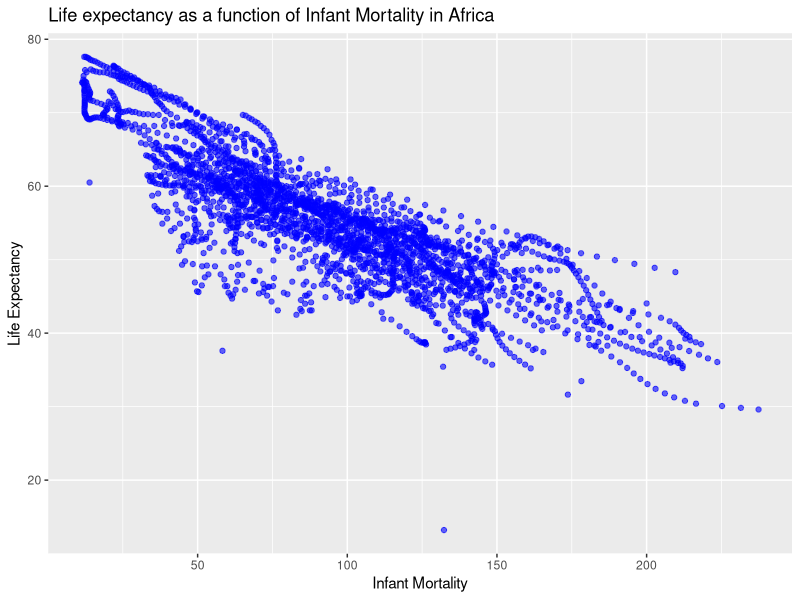
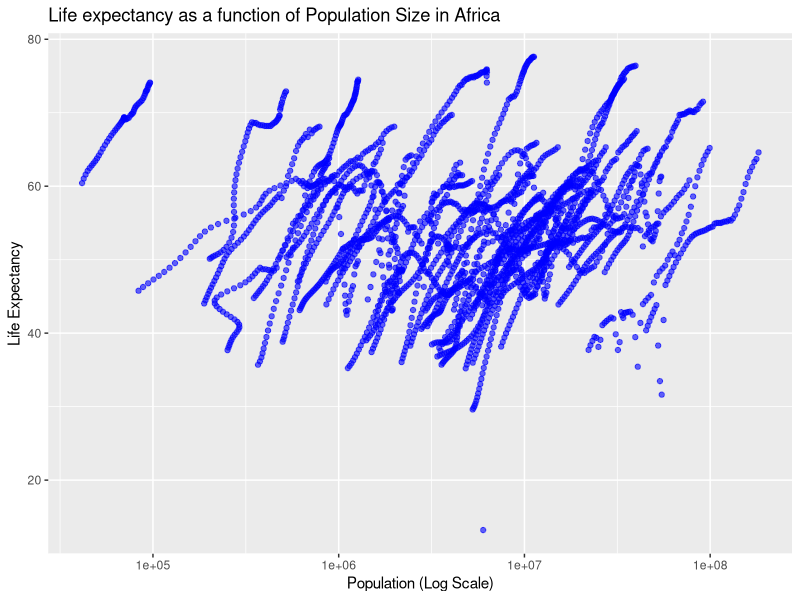
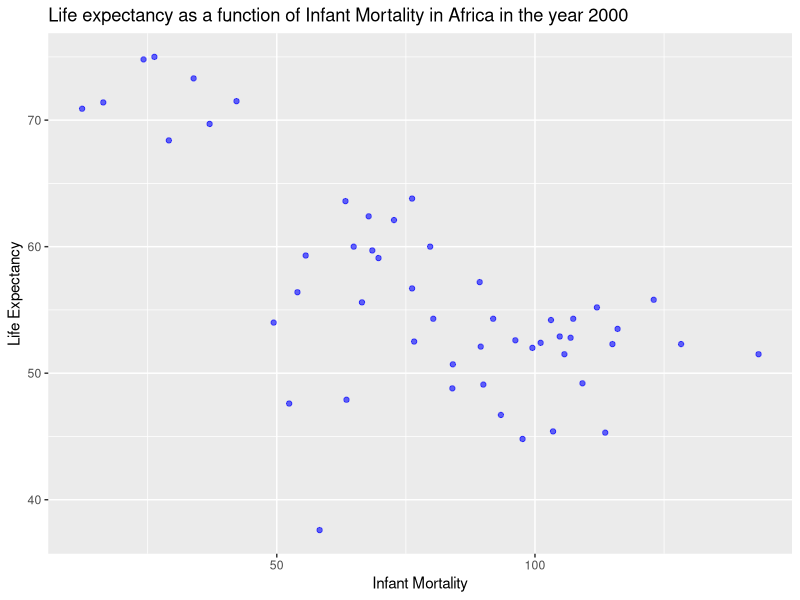
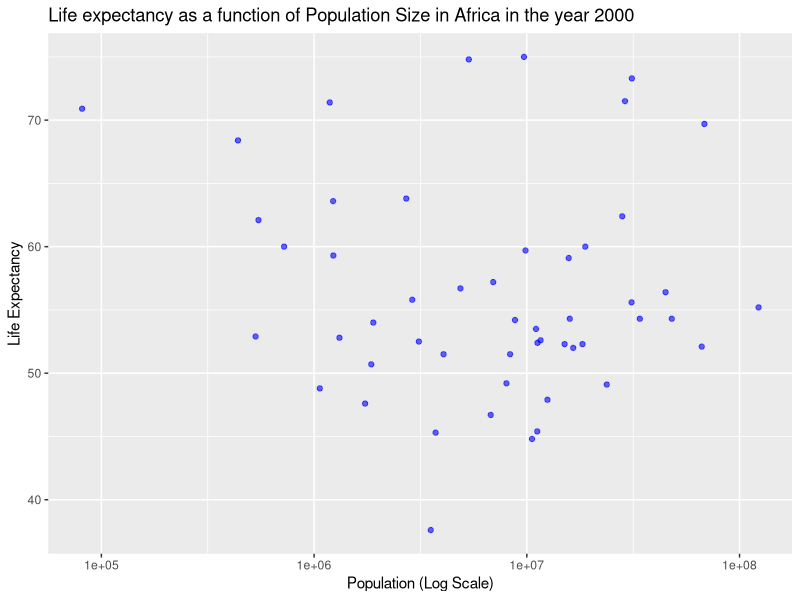
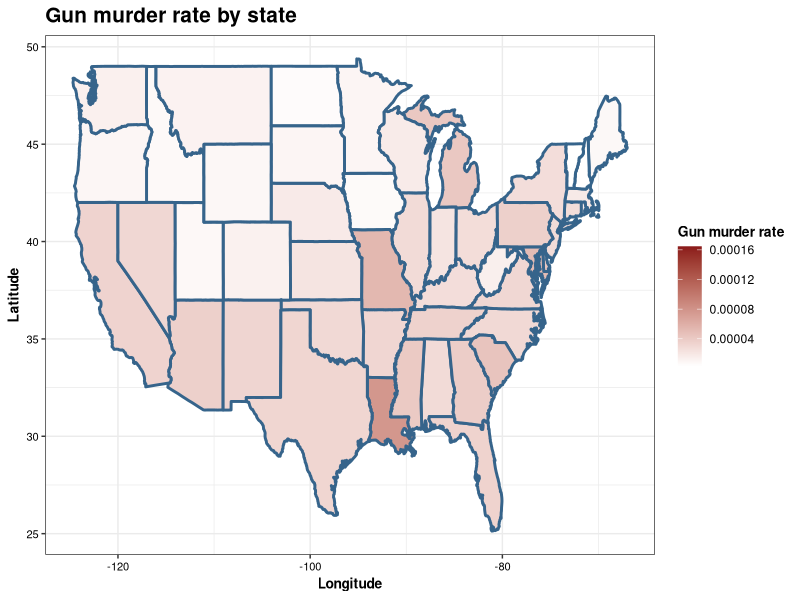
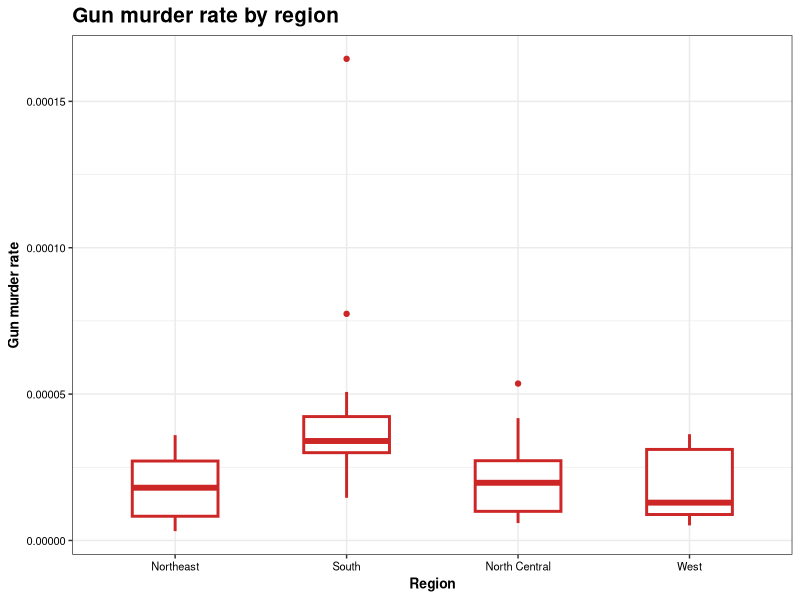

The R source for these figures, in order:
## ---- chunk 1
# Loading and Checking Data

# loading dslabs package
library(dslabs)

# look at help file for gapminder data
help(gapminder)

# get an overview of data structure
str(gapminder)

# get a summary of the data
summary(gapminder)

# determine the type of object gapminder is
class(gapminder)
## ---- chunk 2
# Processing Data

# load tidyverse package
library(tidyverse)

# create new object/variable called africadata
africadata <- gapminder %>%
  filter(continent == "Africa")

# create a new object on only infant_mortality
infant_health <- africadata %>%
  select(infant_mortality, life_expectancy)

# Create a new object containing population and life_expectancy
overall_health <- africadata %>%
  select(population, life_expectancy)

# inspect new objects
str(infant_health)
summary(infant_health)

str(overall_health)
summary(overall_health)
## ---- chunk 3
library(ggplot2)

# create a scatter plot of life expectancy as a function of infant mortality
infant_graph <- ggplot(africadata, aes(x = infant_mortality, y =life_expectancy)) + geom_point(alpha = 0.6, color = "blue") + labs(
  title = "Life expectancy as a function of Infant Mortality in Africa",
  x = "Infant Mortality",
  y = "Life Expectancy"
)

# display graph
print(infant_graph)

# create a scatter plot of life expectancy as a function of population size
population_graph <- ggplot(africadata, aes(x = population, y = life_expectancy)) + geom_point(alpha = 0.6, color = "blue") + scale_x_log10() + labs(
  title = "Life expectancy as a function of Population Size in Africa",
  x = "Population (Log Scale)",
  y = "Life Expectancy"
)

# display graph
print(population_graph)

## ---- chunk 4
na_count_per_year <- africadata %>%
  filter(is.na(infant_mortality)) %>%
  group_by(year) %>%
  summarize(na_count_per_year = n())

# print result
print(na_count_per_year)

# create new object with only the year 2000
africadata_twothousand <- africadata %>%
  filter(year == "2000")

# check/inspect new object with data from the year 2000
str(africadata_twothousand)
summary(africadata_twothousand)
## ---- chunk 5
# create a scatter plot of life expectancy as a function of infant mortality
infant_graph_twothousand <- ggplot(africadata_twothousand, aes(x = infant_mortality, y =life_expectancy)) + geom_point(alpha = 0.6, color = "blue") + labs(
  title = "Life expectancy as a function of Infant Mortality in Africa in the year 2000",
  x = "Infant Mortality",
  y = "Life Expectancy"
)

# display graph
print(infant_graph_twothousand)

# create a scatter plot of life expectancy as a function of population size
population_graph_twothousand <- ggplot(africadata_twothousand, aes(x = population, y = life_expectancy)) + geom_point(alpha = 0.6, color = "blue") + scale_x_log10() + labs(
  title = "Life expectancy as a function of Population Size in Africa in the year 2000",
  x = "Population (Log Scale)",
  y = "Life Expectancy"
)

# display graph
print(population_graph_twothousand)

## ---- chunk 6
# Fit Model 1 - Life Expectancy and Infant Mortality
fit1 <- lm(life_expectancy ~ infant_mortality, data = africadata_twothousand)

# summary of fit model 1
summary(fit1)

# Fit Model 2 - Life Expectancy and Population Size
fit2 <- lm(life_expectancy ~ population, data = africadata_twothousand)

# summary of fit model 2
summary(fit2)
## ---- chunk 7
# Load required package
library(dslabs) # This package has the murders dataset
library(tidyverse)
library(ggplot2)
library(maps) # This package is used to make a map

# Look at help file for murders data
help(murders)
## ---- chunk 8
# Determine the type of murders
class(murders)

# Get an overview of data structure
str(murders)

# Get a summary of data
summary(murders)

# Check if there are missing values
anyNA(murders)
## ---- chunk 9
# Extract the US map data
us_map <- map_data("state")

# Determine the type of murders
class(us_map)

# Get an overview of data structure
str(us_map)

# Get a summary of data
summary(us_map)
## ---- chunk 10
# Prepare the murders data
murders <- murders %>%
  mutate(state_low=tolower(state), # Convert state names to lower case
         rate=total/population) # Calculate gun murder rate

map_data <- us_map %>%
  left_join(murders, by=c("region"="state_low"))
## ---- chunk 11
# Draw a heatmap of gun murder rates
us_gmr <- ggplot(map_data, aes(x=long, y=lat, group=group, fill=rate))+
  geom_polygon(color="steelblue4", linewidth=1)+ # Draw border line of states
  scale_fill_gradient(name="Gun murder rate", 
                      low="white", high="firebrick4")+ # Define color gradient
  theme_bw()+
  labs(title="Gun murder rate by state", x="Longitude", y="Latitude")+
  theme(axis.title.x=element_text(size=10, color="black", face="bold"),
        axis.title.y=element_text(size=10, color="black", face="bold"),
        axis.text.x=element_text(color="black", size=8),
        axis.text.y=element_text(color="black", size=8),
        plot.title=element_text(size=15, color="black", face="bold"),
        legend.position="right",
        legend.title=element_text(size=10, face="bold"))

us_gmr
## ---- chunk 12
boxplot <- ggplot(murders, aes(x=region, y=rate))+
  geom_boxplot(color="firebrick3", width=.5, linewidth=1)+
  theme_bw()+
  labs(title="Gun murder rate by region", x="Region", y="Gun murder rate")+
  theme(axis.title.x=element_text(size=10, color="black", face="bold"),
        axis.title.y=element_text(size=10, color="black", face="bold"),
        axis.text.x=element_text(color="black", size=8),
        axis.text.y=element_text(color="black", size=8),
        plot.title=element_text(size=15, color="black", face="bold"),
        legend.position="right",
        legend.title=element_text(size=10, face="bold"))
boxplot
## ---- chunk 13
# Adjust factor level of region
murders$region_fct <- factor(murders$region, levels=c("South", "North Central", "West", "Northeast"))

# Poisson regression: gun murder rate ~ region
poi_fit <- glm(total ~ region_fct, offset=log(population), family="poisson", data=murders)
summary(poi_fit)

# Exponential the coefficient for interpretation
exp(poi_fit$coefficients)
